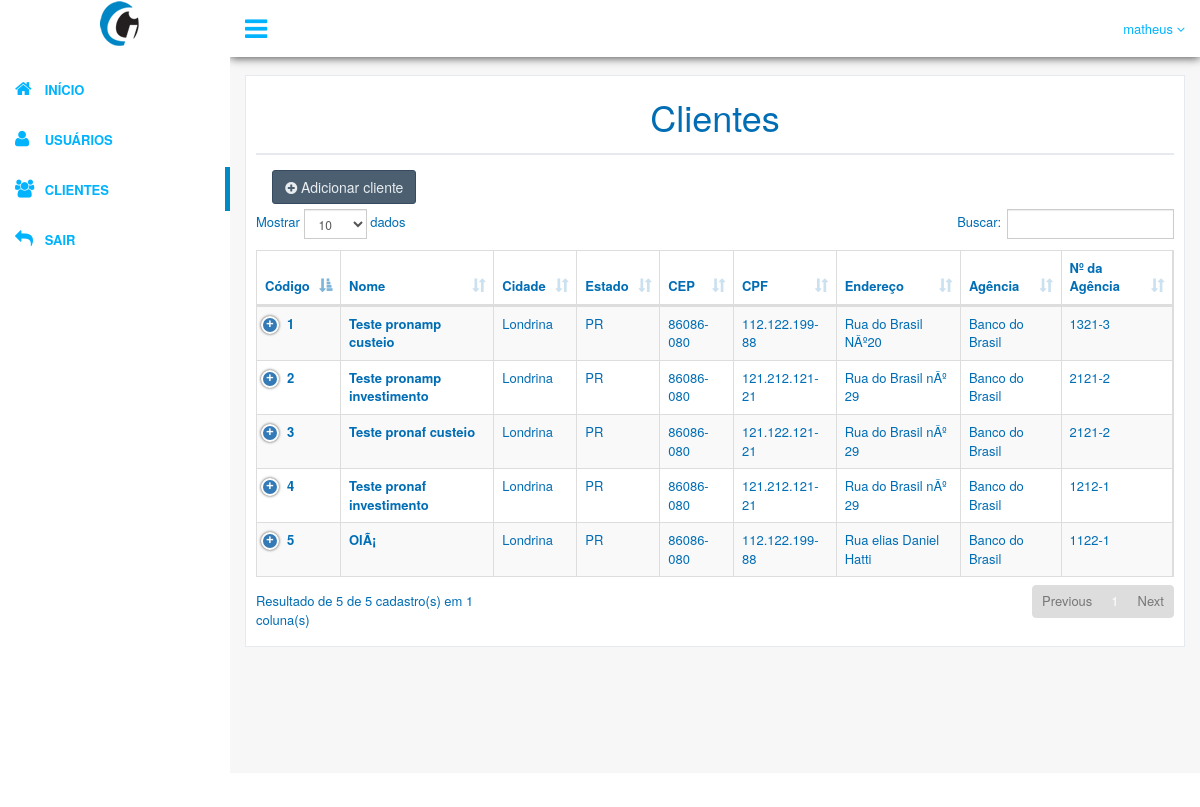
/clientes.php (signed in), run on the app's committed database.
### tables this page shows
CREATE TABLE `clientes` (
  `idCliente` int(11) NOT NULL,
  `nome` varchar(60) NOT NULL,
  `cidade` longtext NOT NULL,
  `estado` varchar(2) NOT NULL,
  `cep` varchar(9) NOT NULL,
  `cpf` varchar(14) NOT NULL,
  `tipo` longtext NOT NULL,
  `endereco` longtext NOT NULL,
  `agencia` longtext NOT NULL,
  `numero` longtext NOT NULL,
  `deletar` int(11) NOT NULL
);

### clientes.php (the view, shortened to what this page needs)
<?php
	$sessaousuario = $_SESSION ['usuario'];
?>
<!DOCTYPE html>
<html>
  <head>
    <link href="assets/css/bootstrap.min.css" rel="stylesheet">
    <link href="assets/css/font-awesome.min.css" rel="stylesheet">
    <link href="assets/css/nprogress.css" rel="stylesheet">
    <link href="assets/css/jquery.mCustomScrollbar.min.css" rel="stylesheet"/>
	<link href="assets/css/dataTables.bootstrap.min.css" rel="stylesheet">
    <link href="assets/css/buttons.bootstrap.min.css" rel="stylesheet">
    <link href="assets/css/fixedHeader.bootstrap.min.css" rel="stylesheet">
    <link href="assets/css/responsive.bootstrap.min.css" rel="stylesheet">
    <link href="assets/css/scroller.bootstrap.min.css" rel="stylesheet">
    <link href="assets/css/custom.min.css" rel="stylesheet">
  </head>
  <body class="nav-md">
    <div class="container body">
      <div class="main_container">
        <div class="col-md-3 left_col menu_fixed">
          <div class="left_col scroll-view">
            <div class="navbar nav_title" style="border: 0;">
				<a href="index.php" class="site_title"><img class="img-responsive center-margin" src="img/favicon.png"></a>
            </div>
            <div id="sidebar-menu" class="main_menu_side hidden-print main_menu">
              <div class="menu_section">
                <ul class="nav side-menu">
                <ul class="nav side-menu">
                  <li><a href="index.php"><i class="fa fa-home"></i> Início </a></li>
                </ul>
                <ul class="nav side-menu">
                  <li><a href="usuarios.php"><i class="fa fa-user"></i> Usuários </a></li>
                </ul>
                <ul class="nav side-menu">
                <li style="border-right: 5px solid #0089C4;"><a><i class="fa fa-users"></i> Clientes <span class="fa fa-chevron-down"></span></a>
                  </li>
                </ul>
                <ul class="nav side-menu">
                  <li><a href="sair.php"><i class="fa fa-reply"></i> Sair </a></li>
                </ul>
                </ul>
              </div>
            </div>
          </div>
        </div>
        <div class="top_nav">
          <div class="nav_menu">
            <nav>
              <div class="nav toggle">
                <a id="menu_toggle"><i class="fa fa-bars"></i></a>
              </div>
              <ul class="nav navbar-nav navbar-right">
                <li class="">
                  <a href="javascript:;" class="user-profile dropdown-toggle" data-toggle="dropdown" aria-expanded="false">
                    <?php echo $sessaousuario;?>
                    <span class=" fa fa-angle-down"></span>
                  </a>
                </li>
              </ul>
            </nav>
          </div>
        </div>
        <div class="right_col" role="main">
          <div class="">
            <div class="page-title">
            </div>
            <div class="row">
              <div class="col-md-12 col-sm-12 col-xs-12">
                <div class="x_panel">
                  <div class="x_title">
                    <h1 class="text-center">Clientes</h1>
                  </div>
                  <div class="x_content">
				  <a href="clientes_incluir.php" style="color: #fff"><i class="fa fa-plus-circle">
                    <p class="btn btn-dark">
                        </i>&nbsp;Adicionar cliente
				  </a>
                    <table id="datatable-responsive" class=" table table-striped table-bordered dt-responsive nowrap" cellspacing="0" width="100%">
                      <thead>
                        <tr>
                          	<th>Código</th>
                          	<th>Nome</th>
                          	<th>Cidade</th>
                          	<th class="contoth">Estado</th>
							<th class="contoth">CEP</th>
							<th class="contoth">CPF</th>
							<th>Endereço</th>
							<th>Agência</th>
							<th>Nº da Agência</th>
                        </tr>
                      </thead>
<?php
$consulta = mysql_query("SELECT * FROM clientes WHERE deletar != '1'");
while ($dados = mysql_fetch_array($consulta))
{
	?>
                        <tr>
                        	<th><?php echo $dados['idCliente']; ?></th>
                        	<th><?php echo $dados['nome']; ?></th>
                            <td><?php echo $dados['cidade']; ?></td>
                            <td class="contod"><?php echo $dados['estado']; ?></td>
							<td class="contod"><?php echo $dados['cep']; ?></td>
							<td class="contod"><?php echo $dados['cpf']; ?></td>
							<td class="contod"><?php echo $dados['endereco']; ?></td>
							<td class="contod"><?php echo $dados['agencia']; ?></td>
							<td class="contod"><?php echo $dados['numero']; ?></td>
                        </tr>
<?php } ?>
                    </table>
                  </div>
                </div>
              </div>
            </div>
          </div>
        </div>
        <footer>
        </footer>
      </div>
    </div>
  </body>
</html>

### data on the page
clientes: idCliente "1", nome "Teste pronamp custeio", cidade "Londrina", estado "PR", cep "86086-080", cpf "112.122.199-88", endereco "Rua do Brasil NÂº20", agencia "Banco do Brasil", numero "1321-3"
clientes: idCliente "2", nome "Teste pronamp investimento", cidade "Londrina", estado "PR", cep "86086-080", cpf "121.212.121-21", endereco "Rua do Brasil nÂº 29", agencia "Banco do Brasil", numero "2121-2"
clientes: idCliente "3", nome "Teste pronaf custeio", cidade "Londrina", estado "PR", cep "86086-080", cpf "121.122.121-21", endereco "Rua do Brasil nÂº 29", agencia "Banco do Brasil", numero "2121-2"
clientes: idCliente "4", nome "Teste pronaf investimento", cidade "Londrina", estado "PR", cep "86086-080", cpf "121.212.121-21", endereco "Rua do Brasil nÂº 29", agencia "Banco do Brasil", numero "1212-1"
clientes: idCliente "5", nome "OlÃ¡", cidade "Londrina", estado "PR", cep "86086-080", cpf "112.122.199-88", endereco "Rua elias Daniel Hatti", agencia "Banco do Brasil", numero "1122-1"

### other printed values
$sessaousuario "matheus"
